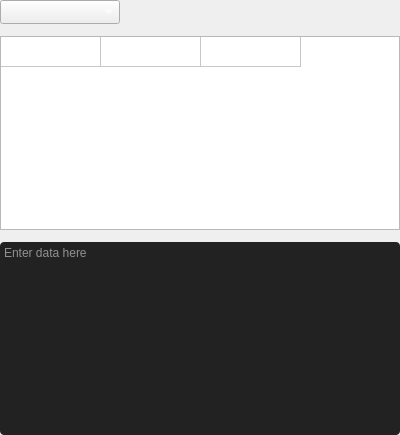
<?xml version="1.0" encoding="UTF-8"?>
<ui version="4.0">
 <class>RequestDataInputWidget</class>
 <widget class="QWidget" name="RequestDataInputWidget">
  <property name="geometry">
   <rect>
    <x>0</x>
    <y>0</y>
    <width>400</width>
    <height>435</height>
   </rect>
  </property>
  <property name="minimumSize">
   <size>
    <width>0</width>
    <height>0</height>
   </size>
  </property>
  <property name="windowTitle">
   <string>Form</string>
  </property>
  <layout class="QVBoxLayout" name="mainVerticalLayout">
   <property name="spacing">
    <number>12</number>
   </property>
   <property name="leftMargin">
    <number>0</number>
   </property>
   <property name="topMargin">
    <number>0</number>
   </property>
   <property name="rightMargin">
    <number>0</number>
   </property>
   <property name="bottomMargin">
    <number>0</number>
   </property>
   <item>
    <layout class="QHBoxLayout" name="horizontalLayout">
     <property name="spacing">
      <number>0</number>
     </property>
     <item>
      <widget class="QComboBox" name="contentTypeComboBox">
       <property name="minimumSize">
        <size>
         <width>120</width>
         <height>0</height>
        </size>
       </property>
       <property name="mouseTracking">
        <bool>false</bool>
       </property>
       <property name="styleSheet">
        <string notr="true">color: white;
font-size: 14px;</string>
       </property>
      </widget>
     </item>
     <item>
      <spacer name="horizontalSpacer">
       <property name="orientation">
        <enum>Qt::Horizontal</enum>
       </property>
       <property name="sizeHint" stdset="0">
        <size>
         <width>40</width>
         <height>20</height>
        </size>
       </property>
      </spacer>
     </item>
    </layout>
   </item>
   <item>
    <widget class="ParamsTable" name="tableWidget">
     <property name="sizePolicy">
      <sizepolicy hsizetype="Preferred" vsizetype="Ignored">
       <horstretch>0</horstretch>
       <verstretch>0</verstretch>
      </sizepolicy>
     </property>
     <property name="rowCount">
      <number>1</number>
     </property>
     <property name="columnCount">
      <number>3</number>
     </property>
     <attribute name="horizontalHeaderVisible">
      <bool>false</bool>
     </attribute>
     <attribute name="verticalHeaderVisible">
      <bool>false</bool>
     </attribute>
     <row/>
     <column/>
     <column/>
     <column/>
    </widget>
   </item>
   <item>
    <widget class="QTextEdit" name="textEdit">
     <property name="sizePolicy">
      <sizepolicy hsizetype="Preferred" vsizetype="Ignored">
       <horstretch>0</horstretch>
       <verstretch>0</verstretch>
      </sizepolicy>
     </property>
     <property name="minimumSize">
      <size>
       <width>0</width>
       <height>0</height>
      </size>
     </property>
     <property name="maximumSize">
      <size>
       <width>16777215</width>
       <height>16777215</height>
      </size>
     </property>
     <property name="baseSize">
      <size>
       <width>0</width>
       <height>0</height>
      </size>
     </property>
     <property name="styleSheet">
      <string notr="true">background: #222;
color: white;
border-radius: 4px;</string>
     </property>
     <property name="placeholderText">
      <string>Enter data here</string>
     </property>
    </widget>
   </item>
  </layout>
 </widget>
 <customwidgets>
  <customwidget>
   <class>ParamsTable</class>
   <extends>QTableWidget</extends>
   <header>Widgets/paramstable.h</header>
  </customwidget>
 </customwidgets>
 <resources/>
 <connections/>
</ui>
